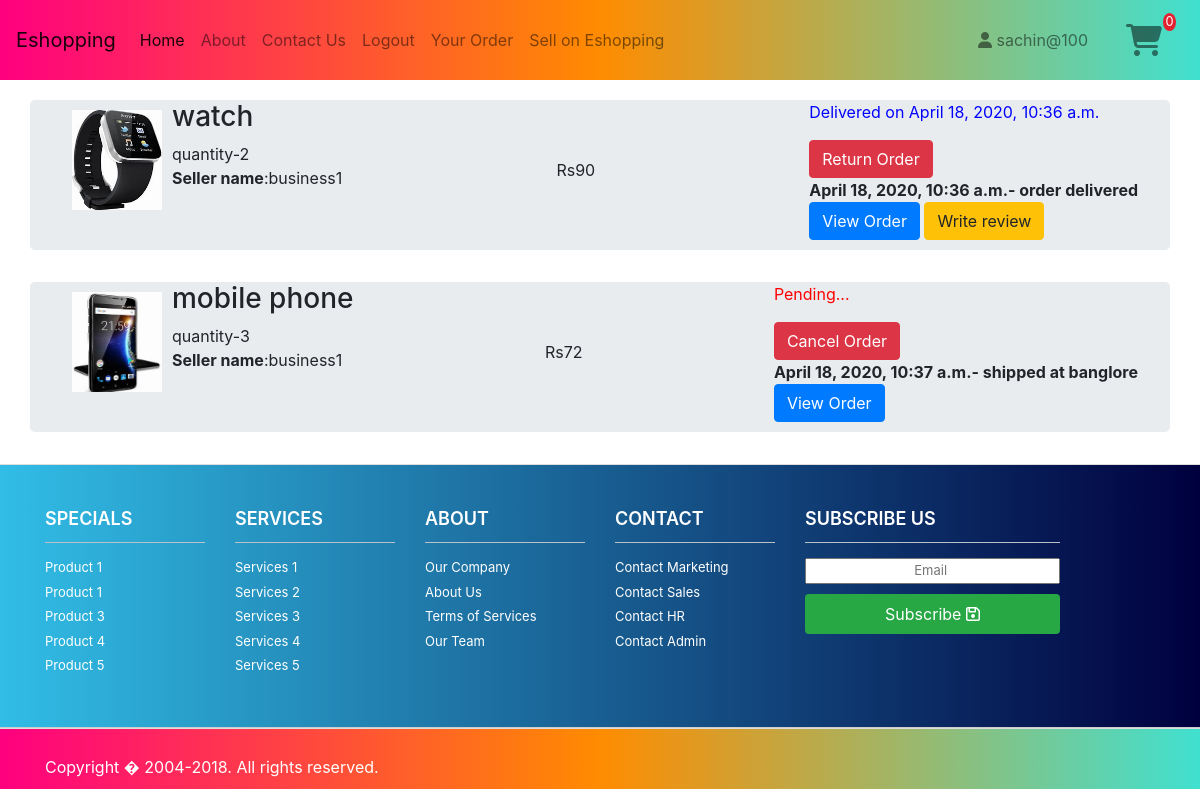
The page /a1/yourorder (signed in) on the database its author committed.
### a1/models.py (models this page shows, shortened)
class Order(models.Model):
    user=models.ForeignKey(UserProfile,on_delete=models.CASCADE)
    product=models.ForeignKey(Product,on_delete=models.CASCADE)
    order_date=models.DateTimeField(auto_now=True)
    quantity=models.PositiveIntegerField()
    total_price=models.PositiveIntegerField()
    class Meta:
        ordering=['-order_date']

class Product(models.Model):
    user=models.ForeignKey(UserProfile,on_delete=models.CASCADE,related_name='sellers')
    category=models.ForeignKey(Category,on_delete=models.CASCADE,related_name='products')
    name=models.CharField(max_length=255)
    price=models.PositiveIntegerField()
    description=models.TextField()
    image=models.ImageField(upload_to='product_images',blank=True)

class UserProfile(User):
    phone_number=PhoneNumberField()
    bank_detail=models.BooleanField(default=False)
    business_detail=models.BooleanField(default=False)
    role=MultiSelectField(choices=MY_CHOICES,default='customer')

class BusinessDetail(models.Model):
    user=models.OneToOneField(UserProfile,on_delete=models.CASCADE,related_name="business")
    name=models.CharField(max_length=20)
    address=models.CharField(max_length=255)
    city=models.CharField(max_length=20)
    state=models.CharField(max_length=20)
    zip_code=models.CharField(max_length=20)

class OrderUpdates(models.Model):
    order=models.ForeignKey(Order,on_delete=models.CASCADE,related_name='orders')
    updates=models.CharField(max_length=255)
    update_description=models.TextField()
    updates_date=models.DateTimeField(auto_now=True)
    delivered=models.BooleanField(default=False)
    class Meta:
        ordering=['-updates_date']
        get_latest_by = 'updates_date'

### a1/views.py (the view)
# urls.py: path('yourorder',views.YourOrder.as_view(),name='yourorder'),
class YourOrder(LoginRequiredMixin,ListView):
    model=Order
    login_url='login'
    template_name='a1/your_order.html'
    def get_queryset(self):
        queryset=super().get_queryset()
        user_profile=UserProfile.objects.get(username=self.request.user.username)
        lis=[]
        cn=CancelOrder.objects.filter(order__user_id=user_profile.user_ptr_id)
        rn=ReturnOrder.objects.filter(order__user_id=user_profile.user_ptr_id)
        for i in cn:
            lis.append(i.order_id)
        return queryset.filter(user_id=user_profile.user_ptr_id).exclude(id__in=lis)
    def get_context_data(self,**kwargs):
        context=super().get_context_data(**kwargs)
        ret_list=[]
        user_profile=UserProfile.objects.get(username=self.request.user.username)
        rn=ReturnOrder.objects.filter(order__user_id=user_profile.user_ptr_id)
        for i in rn:
            ret_list.append(i.order_id)
        context['ret_list']=ret_list
        return context

### a1/context_processors.py (called while the page is built)
def func1(request):
    try:
        user_profile=UserProfile.objects.get(username=request.user.username)
        cart7=CartVariable.objects.get_or_create(user_id=user_profile.user_ptr_id)[0]
        return {'qty':cart7.total_qty}
    except:
        return {'qty':0}

### templates/a1/your_order.html
{% extends "a1/base.html" %}
{% block content %}
{%if order_list%}
<div class="container" style="padding-top: 20px;">
    {%for order in order_list %}
    <div class="row jumbotron" style="height: 150px;padding-top: 0px;">
        <img src="{{order.product.image.url}}" height="100" width="90" style="margin: 10px;">
        <div>
            <h3>{{order.product.name}}</h3>
            quantity-{{order.quantity}}<br>
            <b>Seller name</b>:{{order.product.user.business.name}}
        </div>
        <div style="margin: auto;">Rs{{order.total_price}}</div>
        <div>
            {% if order.orders.all.latest.delivered %}
            <p style="color:blue">Delivered on {{order.orders.all.latest.updates_date}}</p>
            {%if order.id in ret_list%}
            <p style="color:yellowgreen">Returned on {{order.returns.return_date}}</p>
            {%else%}
            <a href="{% url 'a1:returnorder' pk=order.pk%}" class="btn btn-danger">Return Order</a><br>
            {%endif%}
            {%else%}
            <p style="color:red">Pending...</p>
            <a href="{% url 'a1:cancelorder' pk=order.pk%}" class="btn btn-danger">Cancel Order</a><br>
            {%endif%}
            <b>{{order.orders.all.latest.updates_date}}-  {{order.orders.all.latest.updates}} </b><br>
            <a href="{% url 'a1:order_detail' pk=order.pk%}" class="btn btn-primary">View Order</a>
            {% if order.orders.all.latest.delivered %}
            <a href="{%url 'a1:add_review' pk=order.product.pk%}" class="btn btn-warning">Write review</a>
            {%endif%}
        </div>
    </div>
    {% endfor %}
    {%else%}
    <h3>You have no orders yet</h3>
    {%endif%}
</div>
{% endblock %}

### templates/a1/base.html (shortened to what this page needs)
<!DOCTYPE html>
<html lang="en">
<head>
    <link rel="stylesheet" href="https://stackpath.bootstrapcdn.com/bootstrap/4.4.1/css/bootstrap.min.css">
    {% load static %}
<link rel='stylesheet' href="{% static 'css/footer_css.css' %}">
    <link rel="stylesheet" href="https://maxcdn.bootstrapcdn.com/bootstrap/4.0.0-beta.3/css/bootstrap.min.css">
<link rel="stylesheet" href="https://cdnjs.cloudflare.com/ajax/libs/font-awesome/4.7.0/css/font-awesome.min.css">
</head>
<body>
       <nav class="navbar navbar-expand-lg navbar-light bg-light sticky-top" style="background: linear-gradient(to right, #FF0080, #FF8C00, #40E0D0);">
        <a class="navbar-brand" href="{% url 'home' %}">Eshopping</a>
        <div class="collapse navbar-collapse" id="navbarSupportedContent">
          <ul class="navbar-nav mr-auto">
            <li class="nav-item active">
              <a class="nav-link" href="{% url 'home' %}">Home <span class="sr-only">(current)</span></a>
            </li>
            <li class="nav-item">
              <a class="nav-link" href="#">About</a>
            </li>
            <li class="nav-item">
              <a class="nav-link" href="#">Contact Us</a>
            </li>
            {% if user.is_authenticated %}
              <li class="nav-item">
                <a class="nav-link" href="{% url 'logout' %}">Logout</a>
              </li>
              {%else%}
              <li class="nav-item">
                <a class="nav-link" href="{% url 'login' %}">Login</a>
              </li>
              {%endif%}
              <li class="nav-item">
                <a class="nav-link" href="{% url 'a1:yourorder' %}">Your Order</a>
              </li>
              <li class="nav-item">
                <a class="nav-link" href="{% url 'a1:sellerindex' %}">Sell on Eshopping</a>
              </li>
          </ul>
          {% if user.is_authenticated %}
            <a style='color:rgba(0, 0, 0,0.5);' class="nav-link" href="{% url 'a1:profile' pk=user.pk %}" >
              <i class="fas fa-user" aria-hidden="true"></i>
            {{user}}</a>
            {%endif%}
            <a style='color:rgba(0, 0, 0,0.5);' href="{% url 'a1:displaycart' %}">
              <div id="ex4">
              <span id="cart-qty" class="p1 fa-stack fa-2x has-badge" data-count="{{qty}}">
                <i class="p3 fa fa-shopping-cart fa-stack-1x xfa-inverse" data-count="{{qty}}" ></i>
              </span>
            </div>
            </a>
          </div>
      </nav>
    {% block content %}
    {% endblock %}
   <wrapper class="d-flex flex-column">
   <footer >
    <div class="footer" id="footer" >
        <div class="container">
            <div class="row">
                <div class="col-lg-2  col-md-2 col-sm-4 col-xs-6">
                    <h3> Specials</h3>
                    <ul>
                        <li> <a href="#"> Product 1</a> </li>
                        <li> <a href="#"> Product 1 </a> </li>
                        <li> <a href="#"> Product 3 </a> </li>
                        <li> <a href="#"> Product 4 </a> </li>
                        <li> <a href="#"> Product 5 </a> </li>
                    </ul>
                </div>
                <div class="col-lg-2  col-md-2 col-sm-4 col-xs-6">
                    <h3> Services </h3>
                    <ul>
                        <li> <a href="#"> Services 1 </a> </li>
                        <li> <a href="#"> Services 2 </a> </li>
                        <li> <a href="#"> Services 3 </a> </li>
                        <li> <a href="#"> Services 4 </a> </li>
                        <li> <a href="#"> Services 5 </a> </li>
                    </ul>
                </div>
                <div class="col-lg-2  col-md-2 col-sm-4 col-xs-6">
                    <h3> About </h3>
                    <ul>
                        <li> <a href="#"> Our Company </a> </li>
                        <li> <a href="#"> About Us </a> </li>
                        <li> <a href="#"> Terms of Services </a> </li>
                        <li> <a href="#"> Our Team </a> </li>
                    </ul>
                </div>
                <div class="col-lg-2  col-md-2 col-sm-4 col-xs-6">
                    <h3> Contact </h3>
                    <ul>
                        <li> <a href="#"> Contact Marketing </a> </li>
                        <li> <a href="#"> Contact Sales </a> </li>
                        <li> <a href="#"> Contact HR </a> </li>
                        <li> <a href="#"> Contact Admin </a> </li>
                    </ul>
                </div>
                <div class="col-lg-3  col-md-3 col-sm-6 col-xs-12 ">
                    <h3> Subscribe Us </h3>
                    <ul>
                        <li>
                            <div class="input-append subscribe-btn text-center">
                                <input type="text" class="full text-center" placeholder="Email ">
                                <button class="btn  btn-success" type="button"> Subscribe <i class="fa fa-save"> </i> </button>
                            </div>
                        </li>
                    </ul>
                </div>
            </div>
        </div>
    </div>
    <div class="footer-bottom">
        <div class="container">
            <p class="pull-left"> Copyright � 2004-2018. All rights reserved. </p>
        </div>
    </div>
</footer>
</wrapper>
</body>
</html>

### static/css/footer_css.css (style rules this page uses)
.full { width: 100%; }
.footer { height: auto; padding-bottom: 30px; position: relative; width: 100%; color:#fff; border-bottom: 1px solid #CCCCCC; border-top: 1px solid #DDDDDD; background: #00003E; background: -webkit-linear-gradient(to right, #31BDE6, #00003E); background: linear-gradient(to right, #31BDE6, #00003E); }
.footer h3 { border-bottom: 1px solid #BAC1C8; color:#fff; font-size: 18px; font-weight: 600; line-height: 27px; padding: 40px 0 10px; text-transform: uppercase; }
.footer ul { font-size: 13px; list-style-type: none; margin-left: 0; padding-left: 0; margin-top: 15px; color: #7F8C8D; }
.footer ul li a { padding: 0 0 5px 0; display: block; }
.footer a { color: #78828D; color:#fff; }
.subscribe-btn .btn { border: medium none; border-radius: 4px; display: inline-block; height: 40px; padding: 0; width: 100%; color: #fff; margin-top:10px; }
.subscribe-btn { overflow: hidden; }
.footer-bottom { background: #40E0D0; background: -webkit-linear-gradient(to right, #FF0080, #FF8C00, #40E0D0); background: linear-gradient(to right, #FF0080, #FF8C00, #40E0D0); border-top: 1px solid #DDDDDD; padding-top: 20px; padding-bottom: 40px; color:#fff; }
.footer-bottom p.pull-left { padding-top: 6px; }

### templates/a1/base.html (style rules this page uses)
#ex4 .p1[data-count]:after { position:absolute; right:10%; top:8%; content: attr(data-count); font-size:40%; padding:.2em; border-radius:50%; line-height:1em; color: white; background:rgba(255, 0, 21, 0.85); text-align:center; min-width: 1em; }

### rows shown on the page
Order: product.image (picture), product.name "watch", quantity "2", product.user.business.name "business1", total_price "90", orders.all.latest.updates_date "April 18, 2020, 10:36 a.m.", shows "Return Order", orders.all.latest.updates "order delivered", shows "Write review"
Order: product.image (picture), product.name "mobile phone", quantity "3", product.user.business.name "business1", total_price "72", shows "Pending...", orders.all.latest.updates_date "April 18, 2020, 10:37 a.m.", orders.all.latest.updates "shipped at banglore"

### other values the page prints
{{ user }} "sachin@100"
